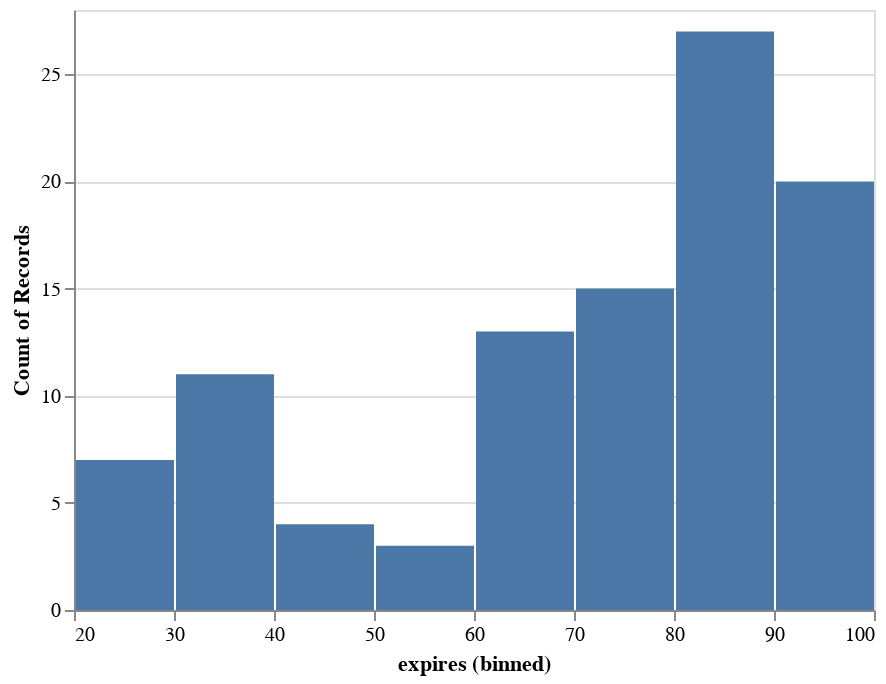

Write notebook code for a chart like this one.
### Code cell
# let's look at when the robots expired
alt.Chart(robotdata).mark_bar().encode(
    x=alt.X('expires:Q',bin=True),
    y='count()'
)

# for the example3 file we can see that there are more expirations at the end (but that's not always the case)

### Figure 1 — Vega-Lite specification as saved in the notebook (floating-point values rounded to 4 significant figures; data arrays with more than 128 entries replaced by an {"elided": "..."} marker saying what was removed)
{"config": {"view": {"continuousWidth": 400, "continuousHeight": 300}}, "data": {"name": "data-f192ff77e0f7b5a7eb46652b70e50148"}, "mark": "bar", "encoding": {"x": {"type": "quantitative", "bin": true, "field": "expires"}, "y": {"type": "quantitative", "aggregate": "count"}}, "$schema": "https://vega.github.io/schema/vega-lite/v4.8.1.json", "datasets": {"data-f192ff77e0f7b5a7eb46652b70e50148": {"elided": "150 records"}}}
